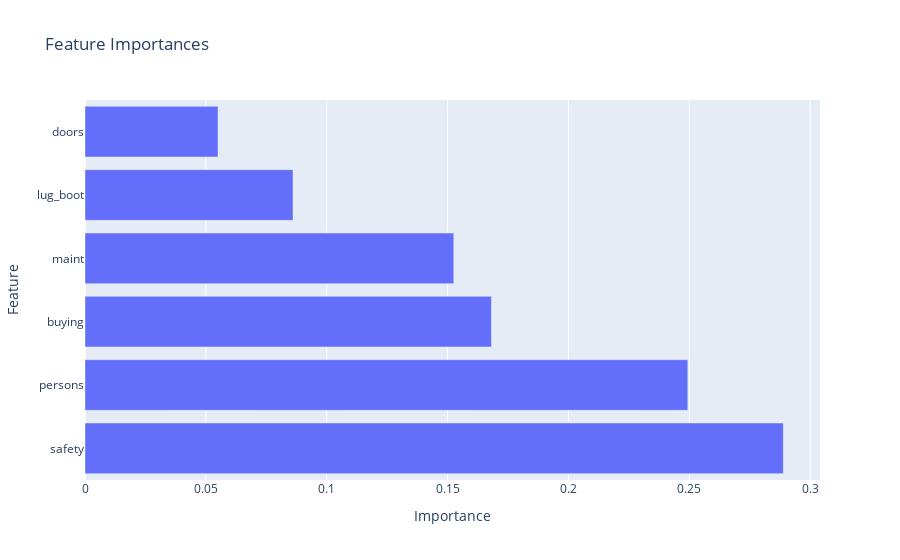

Notebook cell for this chart:
### Code cell
feature_importances = final_model.feature_importances_
features = X.columns
importance_df = pd.DataFrame({'Feature': features, 'Importance': feature_importances})
importance_df = importance_df.sort_values(by='Importance', ascending=False)

fig = go.Figure(go.Bar(
    x=importance_df['Importance'],
    y=importance_df['Feature'],
    orientation='h'
))
fig.update_layout(title='Feature Importances', xaxis_title='Importance', yaxis_title='Feature')
fig.show()

### Figure 1 — Plotly figure (JSON) as saved in the notebook; plotly's stock layout.template omitted (floating-point values rounded to 4 significant figures)
{"data": [{"orientation": "h", "type": "bar", "x": [0.2889, 0.2494, 0.1681, 0.1526, 0.08606, 0.05503], "y": ["safety", "persons", "buying", "maint", "lug_boot", "doors"]}], "layout": {"title": {"text": "Feature Importances"}, "xaxis": {"title": {"text": "Importance"}}, "yaxis": {"title": {"text": "Feature"}}}}
